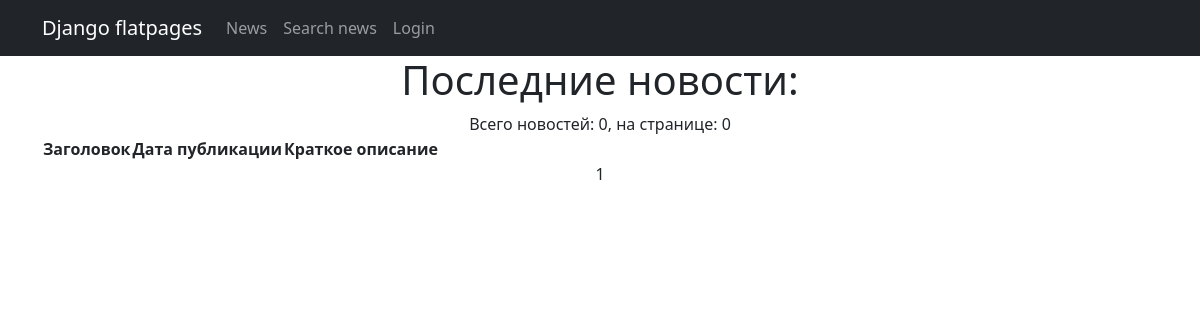
Page /allnews/ on the earlier database version.
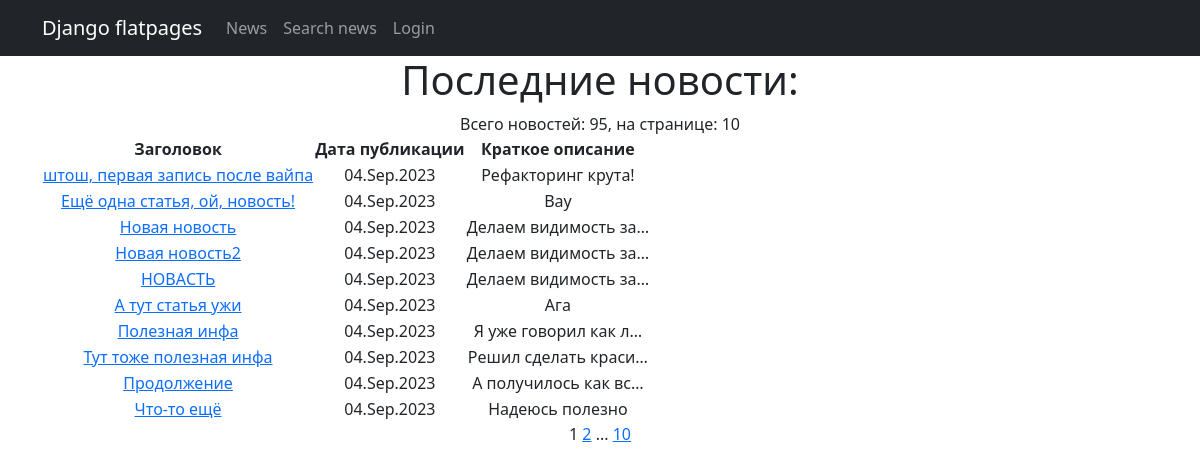
Same page on the later database version.
### AllNews/models.py (models this page shows, shortened)
class Post(models.Model):
    title = models.CharField(max_length=255)
    text = models.TextField()
    rating = models.IntegerField(default=0)
    author = models.ForeignKey('Author', on_delete=models.CASCADE)
    type = models.IntegerField(default=0, choices=CATEGORY_TYPES)
    date = models.DateTimeField(auto_now_add=True)
    post_category = models.ManyToManyField('Category', through='PostCategory')

### AllNews/views.py (the view)
# urls.py: path('', PostList.as_view(), name='post_lists'),
class PostList(ListView):
    model = Post
    ordering = 'date'
    template_name = 'posts.html'
    context_object_name = 'posts'
    paginate_by = 10
    def get_context_data(self, **kwargs):
        context = super().get_context_data(**kwargs)
        context['post_count'] = Post.objects.annotate(count=Count('title'))
        return context

### AllNews/templatetags/custom_tags.py (called while the page is built)
@register.simple_tag(takes_context=True)
def url_replace(context, **kwargs):
    d = context['request'].GET.copy()
    for k, v in kwargs.items():
        d[k] = v
    return d.urlencode()

### AllNews/templatetags/template_filters.py (called while the page is built)
@register.filter()
def censure(text: str):
    if type(text) is not str:
        raise Exception('Фильтр применён не к строковой переменной!')
    words = text.split(' ')
    for index, word in enumerate(words):
        if word.startswith('редиск'): # редиска\редиски\редиску
            words[index] = 'р******'
    return ' '.join(words)

### templates/posts.html (shortened to what this page needs)
{% extends 'flatpages/default.html' %}
{% load template_filters %}
{% load custom_tags %}
{% block content %}
<h1>Последние новости:</h1>
Всего новостей: {{ post_count|length }}, на странице: {{ posts|length }}
<table>
    <tr style="font-weight: bold">
        <td>Заголовок</td>
        <td>Дата публикации</td>
        <td>Краткое описание</td>
    </tr>
    {% for post in posts %}
        <tr>
            <td><a href="{% url 'post_detail' pk=post.id %}">{{ post.title }}</a></td>
            <td>{{ post.date|date:'d.M.Y' }}</td>
            <td>{{ post.text|censure|truncatechars:20 }}</td>
            <td>
            </td>
        </tr>
    {% endfor %}
</table>
{{ page_obj.number }}
{% if page_obj.has_next %}
    <a href="?{% url_replace page=page_obj.next_page_number %}">{{ page_obj.next_page_number }}</a>
        {% if paginator.num_pages != page_obj.next_page_number %}
            ...
            <a href="?{% url_replace page=page_obj.paginator.num_pages %}">{{ page_obj.paginator.num_pages }}</a>
        {% endif %}
{% endif %}
{% endblock content%}

Differences in the rows shown:
added Post: title "штош, первая запись после вайпа", date "04.Sep.2023", text|censure "Рефакторинг крута!"
added Post: title "Ещё одна статья, ой, новость!", date "04.Sep.2023", text|censure "Вау"
added Post: title "Новая новость", date "04.Sep.2023", text|censure "Делаем видимость за…"
added Post: title "Новая новость2", date "04.Sep.2023", text|censure "Делаем видимость за…"
added Post: title "НОВАСТЬ", date "04.Sep.2023", text|censure "Делаем видимость за…"
added Post: title "А тут статья ужи", date "04.Sep.2023", text|censure "Ага"
added Post: title "Полезная инфа", date "04.Sep.2023", text|censure "Я уже говорил как л…"
added Post: title "Тут тоже полезная инфа", date "04.Sep.2023", text|censure "Решил сделать краси…"
added Post: title "Продолжение", date "04.Sep.2023", text|censure "А получилось как вс…"
added Post: title "Что-то ещё", date "04.Sep.2023", text|censure "Надеюсь полезно"
Other differences:
{{ post_count|length }}: "0" → "95"
{{ posts|length }}: "0" → "10"
{{ page_obj.next_page_number }}: (not shown) → "2"
{{ page_obj.paginator.num_pages }}: (not shown) → "10"
